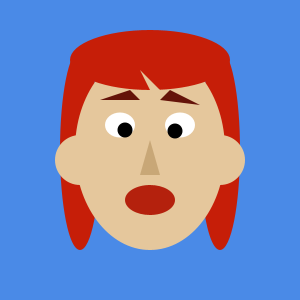
Frame 1 (no input)
Frame 60 (the mouse pressed at the canvas centre just before this capture): identical to frame 1, image omitted
Frame 120 (the mouse held since frame 60 and released just before this capture): identical to frame 1, image omitted

The Processing sketch that drew this single still picture (run headless with seeded random() and noise(); from frame 60 on, the mouse is pressed at the canvas centre):

// Processing sketch: processing_140748
// ── processing_140748.pde

// sam groves
// sketch yo

//declare global variables
float lipSize = 50;
float mouthSize = 30;
float leftEar = 50;
float rightEar= 50;
   
//runs once
void setup(){
  size(300,300);
  background(74, 138, 231);
  noStroke();
}

void keyPressed(){
 
    lipSize = random(20,50);
    mouthSize = random(20,50); 
    leftEar = random(20,50);
    rightEar = random(20,50);
}
//runs forever
void draw(){
  makeFace();
}
  
void makeFace(){
  background(74, 138, 231);
  translate(150,150);

  //hair
  fill(198,30,8);
  ellipse(-70,0,40,200);
  ellipse(70,0,40,200);
  
  //face
  fill(229,199,156);
  ellipse(0,0,150,200);
  
  //bangs
  fill(198,30,8);
  ellipse(0,-90,160,60);
  fill(229,199,156);
  triangle(0,-60,10,-60,-10,-80);
  
  //left ear
  fill(229,199,156);
  ellipse(-70,10,leftEar,leftEar);
  
  
  //right ear
  fill(229,199,156);
  ellipse(70,10,rightEar,rightEar);
  
  //right eye
  fill(255,255,255);
  ellipse(30,-25,30,25);
  fill(0,0,0);
  ellipse(25,-19,15,15);
  
  pushMatrix();
  translate(0,15);
  fill(200,167,119);
  triangle(0,-25,-10,10,10,10);
  popMatrix();
  
  //left eye
  fill(255,255,255);
  ellipse(-30,-25,30,25);
  fill(0,0,0);
  ellipse(-25,-20,15,15);
  
  //lips
  fill(180,33,13);
  ellipse(0,50,lipSize,mouthSize);
  
  //right eyebrow
  fill(100,19,9);
  triangle(10,-50,50,-45,20,-60);
  
  //left eyebrow
  fill(100,19,9);
  triangle(-50,-50,-10,-50,-20,-60);
}
  
  
